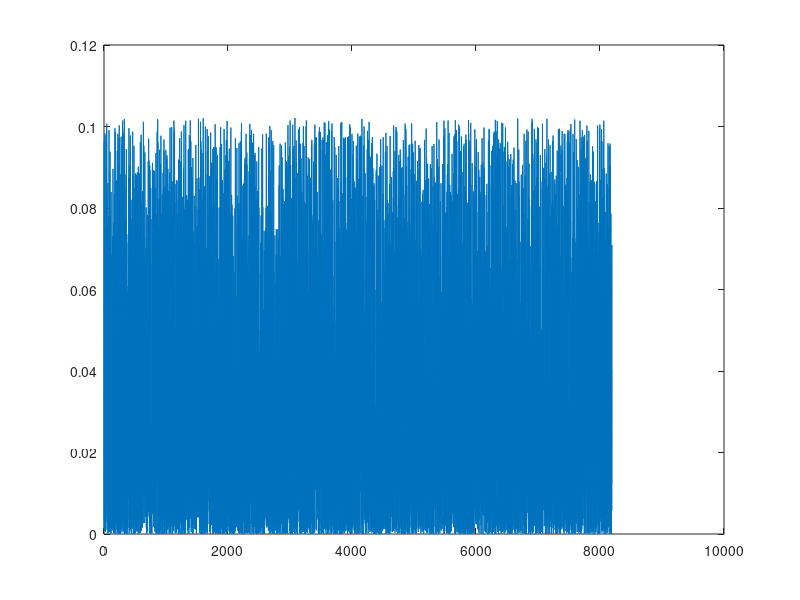
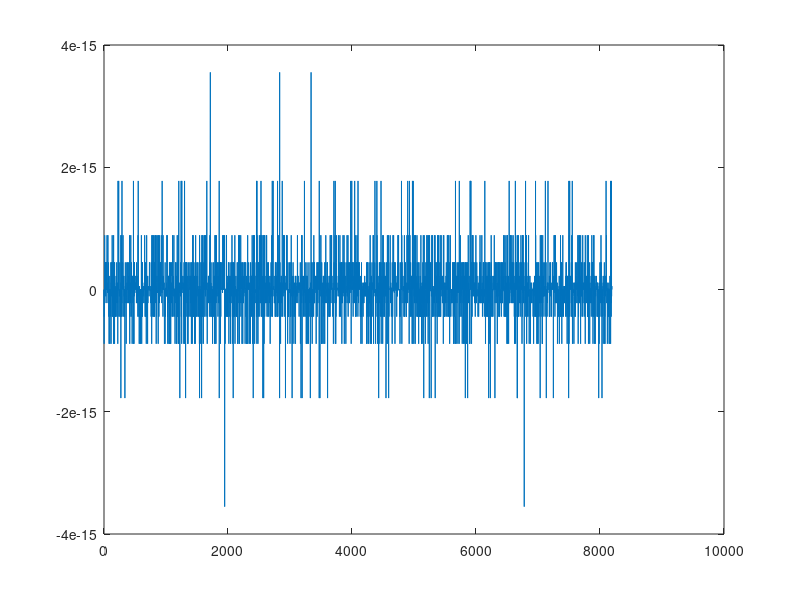

Write MATLAB code to recreate these figures, in order.
clc
clear all
close all


N=2;
N_col=8192;

%n=wgn(N,N_col,0.1)';
n=randn(N,N_col)';


Rn=cov(n);
mu=mean(n);


p=zeros(1,N_col);

evc=zeros(1,N_col);
trv=zeros(1,N_col);

for k=1:N_col
   p(k)=(1/det(pi*Rn))*exp(-(n(k,:)-mu)*inv(Rn)*((n(k,:)-mu)'));
   evc(k)=(n(k,:)-mu)*inv(Rn)*((n(k,:)-mu)');
   trv(k)=trace((n(k,:)-mu)'*((n(k,:)-mu))*inv(Rn));
   
end
sum(p)
plot(p)
figure
plot(evc-trv);

